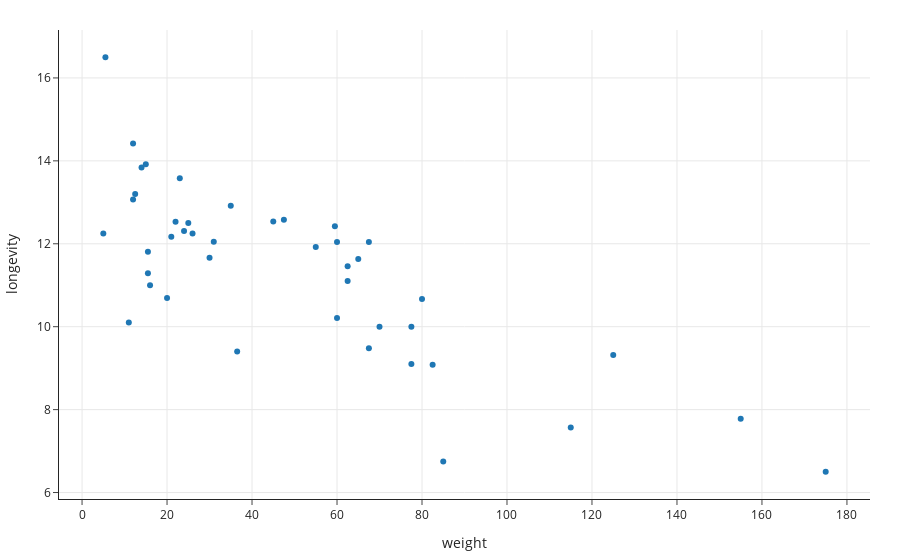

Notebook source saved alongside this figure:
### Markdown cell above
- But for now, you can start exploring how the DataFrame `plot` method works!

### Code cell
dogs.plot(kind='scatter', x='weight', y='longevity')

### Figure 1 — Plotly figure (JSON) as saved in the notebook; plotly's stock layout.template omitted (floating-point values rounded to 4 significant figures)
{"data": [{"hovertemplate": "weight=%{x}<br>longevity=%{y}<extra></extra>", "legendgroup": "", "marker": {"color": "#1F77B4", "symbol": "circle"}, "mode": "markers", "name": "", "orientation": "v", "showlegend": false, "type": "scatter", "x": [35, 14, 30, 25, 22, 47.5, 15, 15.5, 5.5, 45, 62.5, 59.5, 12, 67.5, 5, 12.5, 65, 60, 67.5, 24, 62.5, 16, 12, 11, 15.5, 23, 31, 26, 70, 21, 77.5, 20, 36.5, 55, 125, 77.5, 82.5, 60, 80, 85, 115, 175, 155], "xaxis": "x", "y": [12.92, 13.84, 11.66, 12.5, 12.53, 12.58, 13.92, 11.81, 16.5, 12.54, 11.46, 12.42, 14.42, 12.04, 12.25, 13.2, 11.63, 12.04, 9.48, 12.31, 11.1, 11, 13.07, 10.1, 11.29, 13.58, 12.05, 12.25, 10, 12.17, 10, 10.69, 9.4, 11.92, 9.32, 9.1, 9.08, 10.21, 10.67, 6.75, 7.57, 6.5, 7.78], "yaxis": "y"}], "layout": {"legend": {"tracegroupgap": 0}, "xaxis": {"anchor": "y", "domain": [0, 1], "title": {"text": "weight"}}, "yaxis": {"anchor": "x", "domain": [0, 1], "title": {"text": "longevity"}}}}
